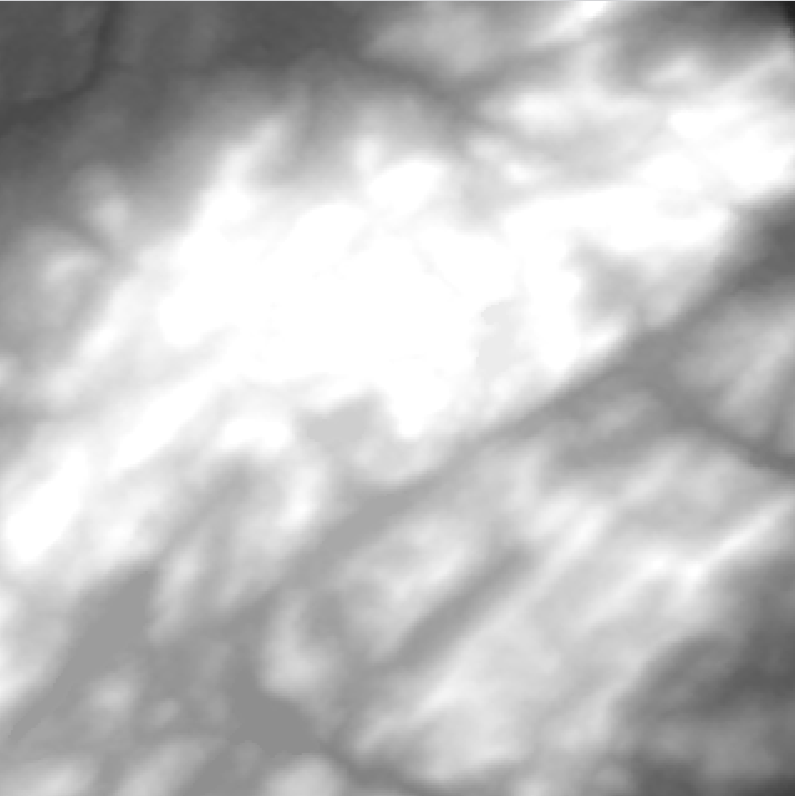
#> input picture Buckner_DEM.png, 795 x 796 px, found by its file name
$ python avoidance_clean_start.py
#> lines starting #> are read from the running program, lines starting #| are printed output that depends on the picture
# -*- coding: utf-8 -*-
"""
Created on Sat Sep 30 21:50:04 2023

@author: thomas.kendall
"""

import numpy as np
from os import path
from PIL import Image
import matplotlib.pyplot as plt
import math
from matplotlib.lines import Line2D
from tqdm import tqdm
import csv
import random as random
import pandas as pd
"""
-------------------------------------------------------------------------------
Universals
-------------------------------------------------------------------------------
"""
speed_dic = {'walking': 1.4, 'crawling': .1, 'sneaking': .75, 'crawling_sneaking':.5, 'walking_sneaking':1, 'robo': 1} #VALIDATE THESE SPEEDS THROUGH TESTING!
height_dic = {'walking': 1.8, 'crawling': 1, 'sneaking': .15, 'crawling_sneaking':1, 'walking_sneaking':1.8} #CONFIRM HEIGHTS
transition_time_dic = {'crawling_sneaking': 2, 'walking_sneaking': .5} #CONFIRM THESE TIMES IN SECONDS!
seeker_orientation_uncertainty = {'human': (62*np.pi/180)+np.pi/2, 'bunker': 62*np.pi/180} #Enemy capabilities will influence this (among other things), will likely need to expand dictionary and definitions for each key
"""
-------------------------------------------------------------------------------
User Input
-------------------------------------------------------------------------------
"""
#Relative PATH in GitHub Project
file_path = '..\\OTP Figures\\'
file_name=file_path+"Buckner" #map identifier
desired_lower_left_corner = (200, 200) #Given an image, assuming the bottom left corner is the origin, what is the bottom left corner of the map you want to look at
desired_upper_right_corner = (500, 500) #Given an image, assuming the bottom left corner is the origin, what is the bottom left corner of the map you want to look at
step_size=10  #desired distance, in meters, between nodes CANNOT BE TOO LARGE OR WILL CAUSE OverflowError when determining probability
# seekers ={1: [(5,5), 5, 0, seeker_orientation_uncertainty['human']]}
seekers={1 : [(50,50), 15, 0, seeker_orientation_uncertainty['human']], 2 : [(150,275), 15, -np.pi/2, seeker_orientation_uncertainty['human']], 3 : [(250,50), 10, 3*np.pi/4, seeker_orientation_uncertainty['bunker']]}
# #{seeker ID number : [ (x,y), location uncertanty, orientation, orientation certainty ], next seeker : [...], ...}
fog_coef = 0
"""
-------------------------------------------------------------------------------
MAJ Kendall Test Input
-------------------------------------------------------------------------------
"""
# [7 lines of commented-out code are left out]
"""
-------------------------------------------------------------------------------
Universal Calculations and Objects
-------------------------------------------------------------------------------
"""

elevation_map = Image.open(file_name+"_DEM.png") #read elevation map
#> elevation_map is the input picture: PIL image 795x796 RGBA; mean R, G, B, A 190.9, 190.9, 190.9, 255
vegetation_map = Image.open(file_name+"_NDVI.png") #read vegetation map
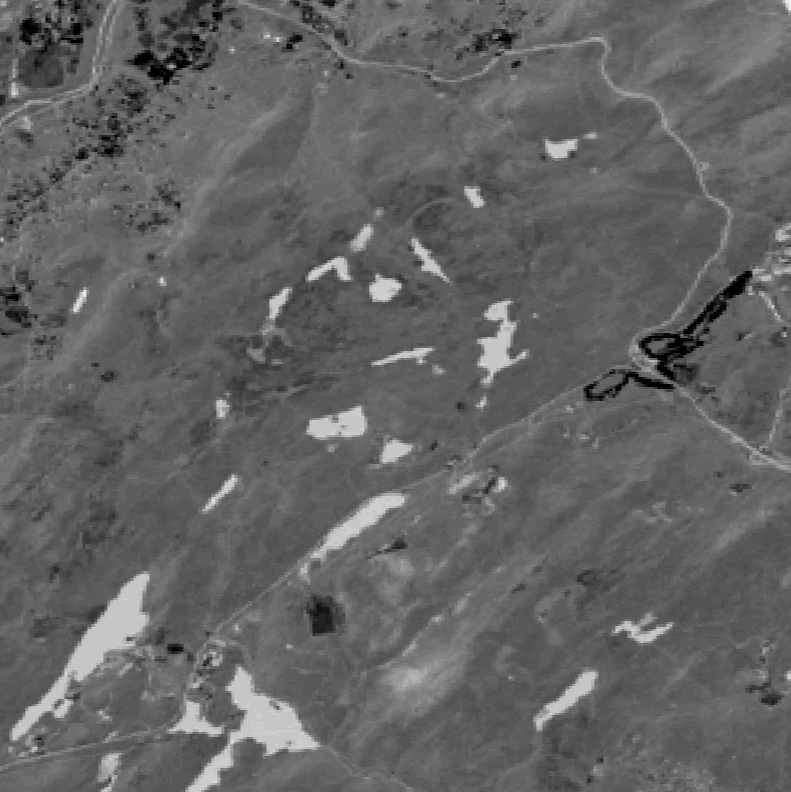
#> input picture Buckner_NDVI.png, 791 x 792 px, found by its file name
#> vegetation_map is the input picture: PIL image 791x792 RGBA; mean R, G, B, A 99.4, 99.4, 99.4, 255
satelite_map = Image.open(file_name+".png")
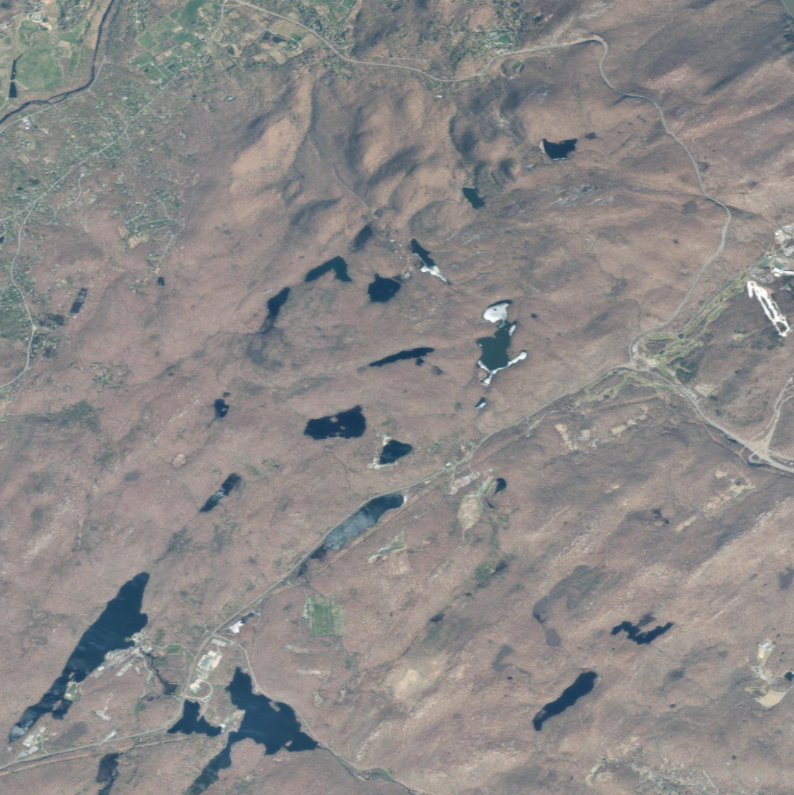
#> input picture Buckner.png, 794 x 795 px, found by its file name
#> satelite_map is the input picture: PIL image 794x795 RGBA; mean R, G, B, A 139.9, 137.1, 136.2, 255
max_elevation=603 #max elevation on the map (CAN WE READ THIS FROM A CSV or .txt?)
map_width_meters=3000 #how wide is the map in meters (CAN WE READ THIS FROM A CSV or .txt?) CHANGE TO 800 FOR desert
map_length_meters=2999 #how long is the map in meters (CAN WE READ THIS FROM A CSV or .txt?) CHANGE TO 500 FOR desert
desired_map_width = desired_upper_right_corner[0]-desired_lower_left_corner[0] #Determine the desired map width
desired_map_length = desired_upper_right_corner[1]-desired_lower_left_corner[1] #Determine the desired map length
left, top, right, bottom = [desired_lower_left_corner[0],map_length_meters-desired_upper_right_corner[1],desired_upper_right_corner[0],map_length_meters-desired_lower_left_corner[1]] #translate into image coordinates (flipped y-axis)
map_width_pixels, map_length_pixels = elevation_map.size #Get image origional size in pixels
#> map_width_pixels = 795; map_length_pixels = 796
vegetation_map = vegetation_map.resize((map_width_pixels, map_length_pixels)) #Resize vegetation map to elevation map (should only be off by a few pixels)
#> vegetation_map: PIL image 795x796 RGBA
crop_width_scale = map_width_pixels/map_width_meters #Conversion for scaling map x-limits in meters to map corners in pixels
#> crop_width_scale = 0.265
crop_length_scale = map_length_pixels/map_length_meters #Conversion for scaling map y-limits in meters to map corners in pixels
#> crop_length_scale = 0.265
(left, top, right, bottom) = (left*crop_width_scale, top*crop_length_scale, right*crop_width_scale, bottom*crop_length_scale) #Convert requested map edges in meters to pixel edges
#> left = 53; top = 663.3; right = 132.5; bottom = 742.9

# return these
elevation_map = elevation_map.crop((left, top, right, bottom)) #grab correct elevation map
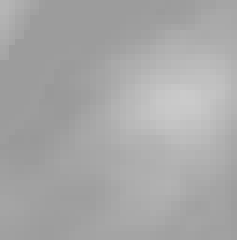
#> elevation_map: PIL image 79x80 RGBA (shown 3 times larger); mean R, G, B, A 167.4, 167.4, 167.4, 255
vegetation_map = vegetation_map.crop((left, top, right, bottom)) #grab correct vegetation map
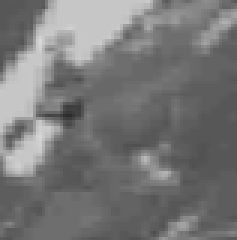
#> vegetation_map: PIL image 79x80 RGBA (shown 3 times larger); mean R, G, B, A 119.3, 119.3, 119.3, 255
map_width_pixels, map_length_pixels = elevation_map.size #get size in pixels
#> map_width_pixels = 79; map_length_pixels = 80
map_width_scale=(map_width_pixels-1)/desired_map_width #calculate scaling factor for converting x coordinate to pixel coordinate
#> map_width_scale = 0.26
map_length_scale=(map_length_pixels-1)/desired_map_length #calculate scaling factor for converting y coordinate to pixel coordinate
#> map_length_scale = 0.263
nodes_wide=int(desired_map_length/step_size)+1 #how many node columns
nodes_long=int(desired_map_length/step_size)+1 #how many node rows


chance_snow = 0
chance_rain = 0
fog = 0

background_noise = 50

def my_function_to_test():
    return 1+1

"""
-------------------------------------------------------------------------------
Generate Outputs
-------------------------------------------------------------------------------
"""

# [215 lines left out: functions write_csv_files, get_ordered_arcs, get_triangle_sets, get_ins_outs, not called in this run]
"""
-------------------------------------------------------------------------------
Solution Functions
-------------------------------------------------------------------------------
"""

# [108 lines left out: functions read_output, arc_ID, not called in this run]

"""
-------------------------------------------------------------------------------
Visualization Functions
-------------------------------------------------------------------------------
"""

# [228 lines left out: functions detection_fields, plot_contour, plot_sattelite, get_visual_detection_2, visualize_node_field, not called in this run]

"""
-------------------------------------------------------------------------------
Main Functions
-------------------------------------------------------------------------------
"""

# [392 lines left out: functions write_csvs_for_jason, get_arcs, get_arcs2, create_node_field, get_adjacent_nodes, get_visual_detection and 1 more, not called in this run]

point_source_dic ={'walking' : np.array([40/3, 20]), 'sneaking' : np.array([30/3, 15]), 'crawling' : np.array([20/3, 10]), 'crawling_sneaking':np.array([30/3, 15])}


# [75 lines left out: functions get_audio_detection, probability_audio_old, probability_audio, not called in this run]


"""
-------------------------------------------------------------------------------
Weather Modifiers
-------------------------------------------------------------------------------
"""

# [18 lines left out: functions wind_multiplier, audio_multiplier, not called in this run]


"""
-------------------------------------------------------------------------------
Supporting Functions
-------------------------------------------------------------------------------
"""

def get_arc_length():

    return 12 - 18 * (nodes_wide+nodes_long)+28 * nodes_wide * nodes_long

# [208 lines left out: functions get_seeker_group, rotate, evader_in_blindspot, pos_angle, true_range_angle, classify_node and 5 more, not called in this run]


"""
-------------------------------------------------------------------------------
Plot the Solution
-------------------------------------------------------------------------------
"""

# [6 lines left out: function heuristic, not called in this run]


"""
Ideas for improvement:
-find the quickest path as well as the least detection path-- specifically, solve for path that minimizes probability of detection, then substitute probability of detection as the main constraint and find the  path that minimizes travel time given that constraint.
-add constraints to limit the amount of time spent crawling and sneaking
-change colors based on walking crawling or sneaking
-report the highest probability node
"""

# [44 lines left out: functions a_star, reconstruct_path, not called in this run]

import matplotlib.patches as mpatches

# [27 lines left out: function visualize_path, not called in this run]


# ... (other parts of your code) ...
colors_dic={'walking': 'red', 'crawling': 'blue', 'sneaking': 'green', 'crawling_sneaking': 'black', 'walking_sneaking': 'black'}

# [66 lines left out: functions detection_fields_path, a_star_time_optimized, not called in this run]

import heapq
import numpy as np
import time

# [59 lines left out: function show_paths, not called in this run]

"""
-------------------------------------------------------------------------------
Ideas to Implement
-------------------------------------------------------------------------------
    Increase Speed
        o Instead of a seeker box of half length z, create a seeker circle of radious z (different type of uncertainty)
            - Find true angle (theta) from seeker to evader (arctan2)
            - seeker_closest= rotate(theta) @ (seeker+(z,0))
            - seeker_left = rotate(theta) @ (seeker+(0, z))
            - seeker_right = rotate(theta) @ (seeker+(0, -z))
            - seeker_max = max elevation seeker (grid / ?polar? search in circle of uncertainty)
        o Only check three closest seekers in each seeker box
        o Analyze f(gamma) as a function of distance and angle between movement and evader to seeker
            - Potentially remove need to calculate alpha beta and gamma
        o
"""

"""
---------------------------------ROBO-------------------------------------------
"""
# [119 lines left out: functions get_arcs_robo, create_node_field_robo, not called in this run]
